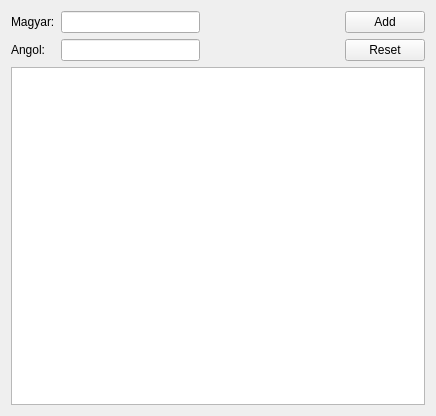
<ui version="4.0" >
 <class>EditWidget</class>
 <widget class="QWidget" name="EditWidget" >
  <property name="geometry" >
   <rect>
    <x>0</x>
    <y>0</y>
    <width>436</width>
    <height>416</height>
   </rect>
  </property>
  <property name="windowTitle" >
   <string>Form</string>
  </property>
  <layout class="QVBoxLayout" >
   <item>
    <layout class="QGridLayout" >
     <item row="0" column="0" >
      <widget class="QLabel" name="label1" >
       <property name="text" >
        <string>Magyar:</string>
       </property>
      </widget>
     </item>
     <item row="0" column="1" >
      <widget class="QLineEdit" name="lineEdit1" />
     </item>
     <item row="0" column="2" >
      <spacer>
       <property name="orientation" >
        <enum>Qt::Horizontal</enum>
       </property>
       <property name="sizeHint" >
        <size>
         <width>40</width>
         <height>20</height>
        </size>
       </property>
      </spacer>
     </item>
     <item row="0" column="3" >
      <widget class="QPushButton" name="addButton" >
       <property name="text" >
        <string>Add</string>
       </property>
      </widget>
     </item>
     <item row="1" column="0" >
      <widget class="QLabel" name="label2" >
       <property name="text" >
        <string>Angol:</string>
       </property>
      </widget>
     </item>
     <item row="1" column="1" >
      <widget class="QLineEdit" name="lineEdit2" />
     </item>
     <item row="1" column="2" >
      <spacer>
       <property name="orientation" >
        <enum>Qt::Horizontal</enum>
       </property>
       <property name="sizeHint" >
        <size>
         <width>40</width>
         <height>20</height>
        </size>
       </property>
      </spacer>
     </item>
     <item row="1" column="3" >
      <widget class="QPushButton" name="resetButton" >
       <property name="text" >
        <string>Reset</string>
       </property>
      </widget>
     </item>
    </layout>
   </item>
   <item>
    <widget class="QTableView" name="tableView" >
     <property name="alternatingRowColors" >
      <bool>true</bool>
     </property>
     <property name="sortingEnabled" >
      <bool>true</bool>
     </property>
    </widget>
   </item>
  </layout>
 </widget>
 <resources/>
 <connections/>
</ui>
